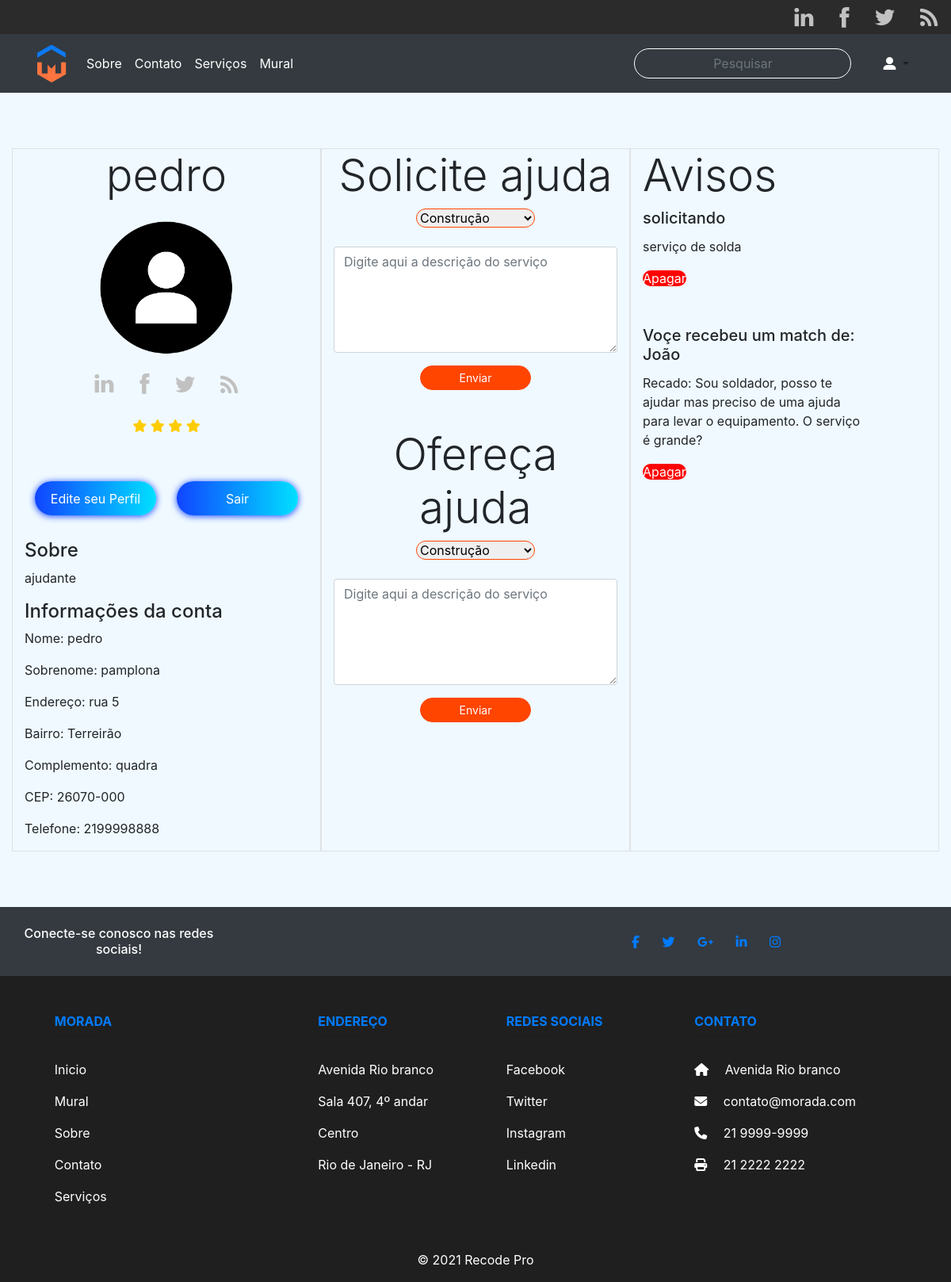
Screenshot of /perfil.php (signed in) with the database file from the repository.
### tables this page shows
CREATE TABLE `usuarios` (
  `idusuario` int NOT NULL AUTO_INCREMENT,
  `nome` varchar(45) DEFAULT NULL,
  `sobrenome` varchar(45) DEFAULT NULL,
  `email` varchar(45) DEFAULT NULL,
  `senha` varchar(45) DEFAULT NULL,
  `sobre` varchar(45) DEFAULT NULL,
  `endereco` varchar(45) DEFAULT NULL,
  `bairro` varchar(45) DEFAULT NULL,
  `cep` varchar(45) DEFAULT NULL,
  `telefone` varchar(45) DEFAULT NULL,
  `complemento` varchar(45) DEFAULT NULL,
  `estrela` varchar(45) DEFAULT NULL,
  PRIMARY KEY (`idusuario`)
);

CREATE TABLE `servicos` (
  `idservicos` int NOT NULL AUTO_INCREMENT,
  `usuario` int DEFAULT NULL,
  `tipo` varchar(45) DEFAULT NULL,
  `categoria` varchar(45) DEFAULT NULL,
  `descricao` varchar(700) DEFAULT NULL,
  `email` varchar(45) DEFAULT NULL,
  `parceiro` varchar(100) DEFAULT NULL,
  `mensagem` varchar(500) DEFAULT NULL,
  PRIMARY KEY (`idservicos`),
  KEY `fk_servicos_idx` (`usuario`),
  CONSTRAINT `fk_servicos` FOREIGN KEY (`usuario`) REFERENCES `usuarios` (`idusuario`)
);

### php/actions/exibeDados.php (called while the page is built)
<?php
require_once "conexaodb.php";
$id = $_SESSION['idusuario'];
$query ="SELECT * FROM usuarios WHERE idusuario = $id;";
$result = mysqli_query($conn, $query);
$data = mysqli_fetch_assoc($result);

### php/actions/exibeServicos.php (called while the page is built, shortened)
<?php
$id = $_SESSION['idusuario'];
$query = "SELECT * FROM usuarios JOIN servicos ON usuarios.idusuario = servicos.usuario WHERE idusuario = $id ; ";

### perfil.php (the view, shortened to what this page needs)
<?php
include('./php/actions/conexaodb.php');
include('./php/actions/exibeDados.php');
include('./php/actions/exibeServicos.php');
?>
<!DOCTYPE html>
<html lang="en">
<head>
    <link rel="stylesheet" type="text/css" href="./css/main.css">
    <link rel="stylesheet" type="text/css" href="./css/avaliacao.css">
    <link rel="stylesheet" href="https://stackpath.bootstrapcdn.com/bootstrap/4.1.3/css/bootstrap.min.css">
    <link rel="stylesheet" href=" http://netdna.bootstrapcdn.com/font-awesome/4.0.3/css/font-awesome.min.css">
</head>
<?php
require "./php/includes/menu.php";
?>
<body>
    <div class="container-fluid">
        <div class="container-fluid" style="margin-bottom:70px; margin-top:70px;">
            <div class="row">
                <div class="col-sm border">
                    <h3 class="display-4 text-center"> <?php echo $data['nome']; ?></h3>
                    <div class="text-center"><img src="img/icones/profile-icon.png" style="width:200px; height:200px" alt=""></div>
                    <main>
                        <div>
                            <ul class="nav justify-content-center">
                                <li class="nav-item"><a href="#" class="nav-link"> <img src="img/icones/linkedin.png" /></a></li>
                                <li class="nav-item"><a href="#" class="nav-link"> <img src="img/icones/face.png" /></a></li>
                                <li class="nav-item"><a href="#" class="nav-link"> <img src="img/icones/tw.png" /></a></li>
                                <li class="nav-item"><a href="#" class="nav-link"> <img src="img/icones/rss.png" /></a></li>
                            </ul>
                        </div>
                        <div class="estrelas">
                        <div>
                        <?php if(isset($data['estrela'])) {
                                    $ava = $data['estrela']; ?>
                                <?php
                                if ($ava > 0 and $ava < 2) { ?>
                                    <label for="estrela_cinco"><i class="fa"></i></label>
                                    <input type="radio" id="estrela_um" name="estrela" value="1">
                                <?php } else if ($ava > 1 and $ava < 3) { ?>
                                    <label for="estrela_cinco"><i class="fa"></i></label>
                                    <label for="estrela_cinco"><i class="fa"></i></label>
                                <?php } else if ($ava > 2 and $ava < 4) { ?>
                                    <label for="estrela_cinco"><i class="fa"></i></label>
                                    <label for="estrela_cinco"><i class="fa"></i></label>
                                    <label for="estrela_cinco"><i class="fa"></i></label>
                                <?php } else if ($ava > 3 and $ava < 5) { ?>
                                    <label for="estrela_cinco"><i class="fa"></i></label>
                                    <label for="estrela_cinco"><i class="fa"></i></label>
                                    <label for="estrela_cinco"><i class="fa"></i></label>
                                    <label for="estrela_cinco"><i class="fa"></i></label>
                                <?php } else if ($ava > 4 and $ava < 6) { ?>
                                    <label for="estrela_cinco"><i class="fa"></i></label>
                                    <label for="estrela_cinco"><i class="fa"></i></label>
                                    <label for="estrela_cinco"><i class="fa"></i></label>
                                    <label for="estrela_cinco"><i class="fa"></i></label>
                                    <label for="estrela_cinco"><i class="fa"></i></label>
                                <?php }
                                } else {?>
                                    <p>Usuário sem avaliação</p>
                                <?php } ?>
                                </div>
                        </div>
                        <div class="nav justify-content-center" style="margin-bottom:30px">
                            <button type="button" class="btn text-white edit"> <a href="editprofile.php">Edite seu Perfil</a></button>
                            <button type="button" class="btn sair"> <a href="./php/includes/logout.php">Sair</a></button>
                        </div>
                        <h4>Sobre</h4>
                        <p><?php echo $data['sobre']; ?>
                        </p>
                        <h4>Informações da conta</h4>
                        <p>Nome: <?php echo $data['nome']; ?> </p>
                        <p>Sobrenome: <?php
                                        echo $data['sobrenome']; ?> </p>
                        <p>Endereço: <?php
                                        echo $data['endereco']; ?> </p>
                        <p>Bairro: <?php
                                        echo $data['bairro']; ?>
                        </p>
                        <p>Complemento: <?php
                                        echo $data['complemento']; ?> </p>
                        <p>CEP: <?php
                                echo $data['cep']; ?></p>
                        <p>Telefone:
                            <?php
                            echo $data['telefone']; ?> </p>
                </div>
                <div class="col-sm border">
                    <form class="form text-center" method="post" action="./php/actions/postsolicitar_servicos.php">
                        <label for="">
                            <h4 class="display-4 ">Solicite ajuda</h4>
                            <select name="categoria">
                                <option value="construcao">Construção</option>
                            </select><br><br>
                            <textarea class="form-control" id="exampleFormControlTextarea1" name="descricao" rows="5" placeholder="Digite aqui a descrição do serviço"></textarea>
                            <button type="submit" class="btn btnstyle mt-3 btn-sm">
                                Enviar
                            </button>
                    </form>
                    <form class="form" method="post" action="./php/actions/postoferecer_servicos.php">
                        <h3 class="display-4 pt-5">Ofereça ajuda</h3>
                        <select name="categoria">
                            <option value="construcao">Construção</option>
                        </select><br><br>
                        <textarea class="form-control" id="exampleFormControlTextarea1" name="descricao" rows="5" placeholder="Digite aqui a descrição do serviço"></textarea>
                        <button type="submit" class="btn btnstyle mt-3 btn-sm"> Enviar</button>
                </div>
                <div class="col-sm border">
                    <h4 class="display-4">Avisos</h4>
                    <?php
                    $result = $conn->query($query);
                    if ($result->num_rows > 0) {
                        while ($row = $result->fetch_assoc()) { ?>
                        <?php  if(isset($row['tipo']) && isset($row['descricao'])) {?>
                            <div class="Card mb-5" style="width: 18rem;">
                                     <h5 class="card-title"><?php echo $row['tipo']?></h5>
                                     <p class="card-text"><?php echo $row['descricao'];?></p>
                                     <a style="background-color: red; border-radius: 20px; text-decoration: none; color:white;" href="./php/actions/deleta_servico.php?id=<?php echo $row['idservicos'];?>" data-confirm="Tem certeza que deseja excluir o intem selecionado?" >Apagar</a>
                                <br>
                             </div>
                             <?php } else if (isset($row['parceiro']) && isset($row['mensagem'])) { ?>
                                <div class="Card mb-5" style="width: 18rem;">
                                     <h5 class="card-title"><?php echo"Voçe recebeu um match de:  ", $row['parceiro']?></h5>
                                     <p class="card-text"><?php echo "Recado: ", $row['mensagem'];?></p>
                                     <a style="background-color: red; border-radius: 20px; text-decoration: none; color:white;" href="./php/actions/deleta_servico.php?id=<?php echo $row['idservicos'];?>" data-confirm="Tem certeza que deseja excluir o intem selecionado?" >Apagar</a>
                             <br>
                             </div>
                             <?php  } ?>
             <?php
                     }
                 }else{
                     echo '<p>'. 'Nenhuma solicitação feita!'. '<p>';
                 }
            ?>
                </div>
            </div>
        </div>
    </div>
</body>
</html>

### css/main.css (style rules this page uses)
body { background: rgb(240, 249, 255)!important; }

### css/avaliacao.css (style rules this page uses)
.estrelas label i.fa::before { content: '\f005'; color: #FC0; }
.estrelas { text-align: center; margin-top: 20px; }

### perfil.php (style rules this page uses)
.edit { color: #fff !important; background: -webkit-linear-gradient(right, #00e0ff, #1145ff); border: none; border-radius: 21px; box-shadow: 0px 1px 8px #1145ff; height: 42.3px; margin: 0 auto; margin-top: 50px; transition: 0.25s; width: 153px; }
.edit a { text-decoration: none; color: #fff; }
.sair { background: -webkit-linear-gradient(right, #00e0ff, #1145ff); border: none; border-radius: 21px; box-shadow: 0px 1px 8px #1145ff; color: white; height: 42.3px; margin: 0 auto; margin-top: 50px; transition: 0.25s; width: 153px; }
.sair a { text-decoration: none; color: #fff; }
select { border-radius: 15px; border: 1px solid orangered; width: 150px; }
.btnstyle { border: 1px solid orangered; background-color: orangered !important; width: 140px; border-radius: 30px; color: white; }

### rows the page displays
usuarios: nome "pedro", sobre "ajudante", sobrenome "pamplona", endereco "rua 5", bairro "Terreirão", complemento "quadra", cep "26070-000", telefone "2199998888"
servicos: tipo "solicitando", descricao "serviço de solda"
servicos: parceiro "João", mensagem "Sou soldador, posso te ajudar mas preciso de uma ajuda para levar o equipamento. O serviço é grande?"
